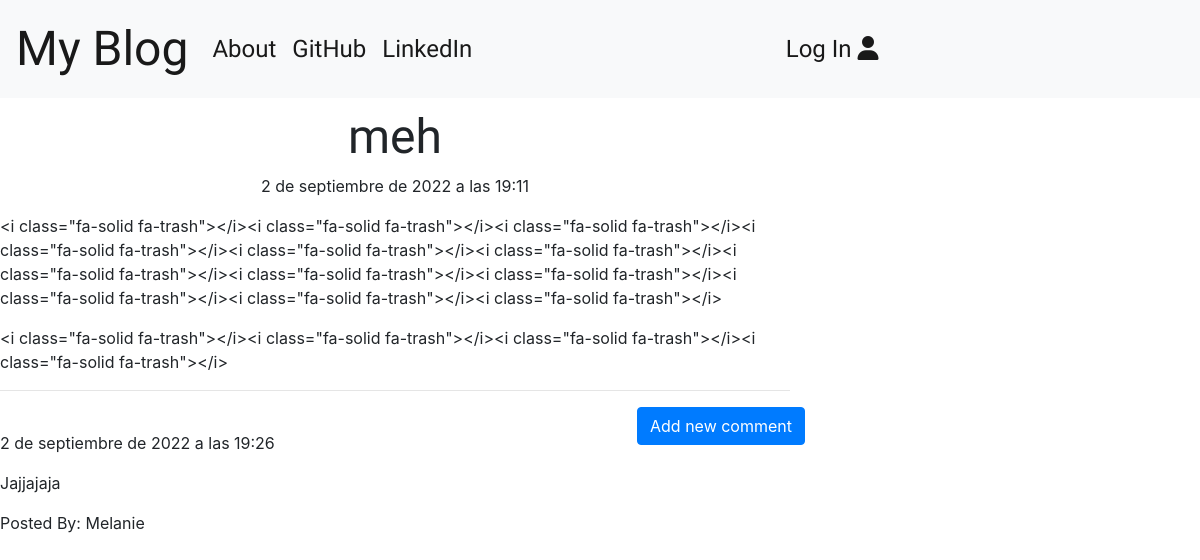
Screenshot of /post/2 with the database file from the repository.
### blog/models.py (models this page shows, shortened)
class Post(models.Model):
    author = models.ForeignKey("auth.User", on_delete=models.CASCADE)
    title = models.CharField(max_length=200)
    text = models.TextField()
    created_date = models.DateTimeField(default=timezone.now)
    published_date = models.DateTimeField(blank=True, null=True)

class Comment(models.Model):
    post = models.ForeignKey("blog.Post", related_name="comments", on_delete=models.CASCADE)
    author = models.CharField(max_length=200)
    title = models.CharField(max_length=200)
    text = models.TextField()
    created_date = models.DateTimeField(default=timezone.now)
    approved_comment = models.BooleanField(default=False)

### blog/views.py (the view)
# urls.py: re_path(r'^post/(?P<pk>\d+)$', views.PostDetailView.as_view(), name='post_detail'),
class PostDetailView(DetailView):
    model = Post

### blog/templates/blog/post_detail.html (shortened to what this page needs)
{% extends "blog/base.html" %}
{% block content %}
<h1 class="post_title loader">{{post.title}}</h1>
{% if post.published_date %}
    <div class="date post_date">
        {{post.published_date}}
    </div>
{% else %}
    <a class="btn btn-primary" href="{% url 'post_publish' pk=post.pk %}">Publish</a>
{% endif %}
<p class="post_title">{{post.text|safe|linebreaksbr}}</p>
<hr>
<a class="btn btn-primary btn-comment" href="{% url 'add_comment_to_post' pk=post.pk %}">Add new comment</a>
<div>
    {% for comment in post.comments.all %}
    <br>
        {% if user.is_authenticated or comment.approved_comment %}
            {{comment.created_date}}
                <p>{{comment.text|safe|linebreaks}}</p>
                <p>Posted By: {{comment.author}}</p>
        {% endif %}
        {% empty %}
            <p>No Comments!</p>
    {% endfor %}
</div>
{% endblock content %}

### blog/templates/blog/base.html (shortened to what this page needs)
<!DOCTYPE html>
{% load static %}
<html lang="en">
<head>
    <link rel="stylesheet" href="https://cdn.jsdelivr.net/npm/bootstrap@4.3.1/dist/css/bootstrap.min.css">
    <link rel="stylesheet" href="//cdn.jsdelivr.net/npm/medium-editor@latest/dist/css/medium-editor.min.css" type="text/css" media="screen" charset="utf-8">
    <link rel="stylesheet" href="{% static 'css/blog.css' %}">
    <link href="{% static 'fontawesomefree/css/all.min.css' %}" rel="stylesheet" type="text/css">
</head>
<body class="loader">
    <nav class="navbar navbar-expand-lg navbar-light bg-light titlefont custom-navbar">
        <a class="navbar-brand bigbrand" href="{% url 'post_list' %}">My Blog</a>
        <div class="collapse navbar-collapse" id="navbarSupportedContent">
          <ul class="navbar-nav mr-auto">
            <li class="nav-item active">
                <a class="nav-link" href="{% url 'about' %}">About <span class="sr-only">(current)</span></a>
            </li>
            <li class="nav-item active">
                <a class="nav-link" href="https://www.github.com">GitHub <span class="sr-only">(current)</span></a>
            </li>
            <li class="nav-item active">
                <a class="nav-link" href="https://www.linkedin.com">LinkedIn <span class="sr-only">(current)</span></a>
            </li>
          </ul>
          <ul class="navbar-nav mr-auto">
            {% if user.is_authenticated %}
                <li class="nav-item active">
                    <a class="nav-link" href="{% url 'post_new' %}">New Post <span class="sr-only">(current)</span></a>
                </li>
                <li class="nav-item active">
                    <a class="nav-link" href="{% url 'draft_list' %}">Drafts <span class="sr-only">(current)</span></a>
                </li>
                <li class="nav-item active">
                    <a class="nav-link" href="{% url 'logout' %}">Log Out <span class="sr-only">(current)</span></a>
                </li>
                <li class="nav-item active">
                    <a>Welcome: {{user.username}} </a>
                </li>
            {% else %}
                <li class="nav-item active">
                    <a class="nav-link" href="{% url 'login' %}">Log In <i class="fa-solid fa-user"></i></a>
                </li>
            {% endif %}
          </ul>
        </div>
      </nav>
      <div>
        <div class="row">
            <div class="col-md-8">
                <div class="blog_posts">
                    {% block content %}
                    {% endblock content %}
                </div>
            </div>
        </div>
      </div>
</body>
</html>

### blog/static/css/blog.css (style rules this page uses)
.bigbrand { font-size: 2em; }
.titlefont { font-family: 'Texturina', serif; font-size: 1.5em; margin-bottom: 10px; }
.date { text-align: center; }
.post_title { font-family: 'Texturina', serif; font-size: 3em; text-align: center; }
.btn-comment { position: absolute; right: 0px; }
.loader { color: linear-gradient(#1d8dee, #1dee74); animation: filterAnimation 10s linear infinite; }
.loader::after { color: linear-gradient(#ffbe19, #2ba6f2); }

### rows the page displays
Post: title "meh", published_date "2 de septiembre de 2022 a las 19:11", text "<i class=\"fa-solid fa-trash\"></i><i class=\"fa-solid fa-trash\"></i><i class=\"fa-solid fa-trash\"></i><i class=\"fa-solid fa-trash\"></i><i class=\"fa-solid fa-trash\"></i><i class=\"fa-solid fa-trash\"></i><i class=\"fa-solid fa-trash\"></i><i class=\"fa-solid fa-trash\"></i><i class=\"fa-solid fa-trash\"></i><i class=\"fa-solid fa-trash\"></i><i class=\"fa-solid fa-trash\"></i><i class=\"fa-solid fa-trash\"></i> <i class=\"fa-solid fa-trash\"></i><i class=\"fa-solid fa-trash\"></i><i class=\"fa-solid fa-trash\"></i><i class=\"fa-solid fa-trash\"></i>"
Comment: created_date "2 de septiembre de 2022 a las 19:26", text "Jajjajaja", author "Melanie"
